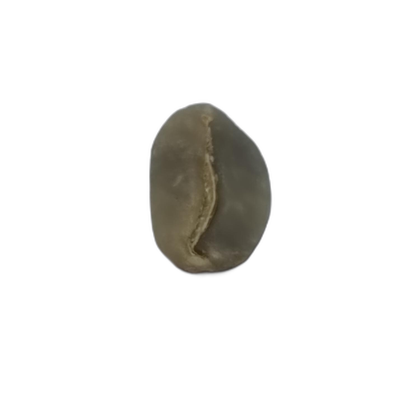
#> input picture Dataset/Tidak Cacad/Transparent/Tidak Cacad_transparent2.png, 420 x 420 px, shrunk from 1500 x 1500 before the run, found by its file name
$ jupyter execute --allow-errors Augmentation_tidakcacat.ipynb   (shell and % lines are left out)
#> lines starting #> are read from the running program, lines starting #| are printed output that depends on the picture
[cell 1]
import cv2
import glob
import matplotlib.pyplot as plt
import os,glob
import os
from os import listdir,makedirs
from os.path import isfile,join
import skimage
from skimage import data
import numpy as np
import matplotlib.pyplot as plt
from PIL import Image

dir_path = "C:/Users/LnData User/Documents/SEMESTER 7/FP SIFON/Coffee Beans Classification/Dataset/Tidak Cacad/"

#> (a cell that did not finish here is left out)

[cell 3]
# load image Cacat2.png from directory
image = Image.open(f'{dir_path}Transparent/Tidak Cacad_transparent2.png')
#> image is the input picture: PIL image 420x420 RGBA; mean R, G, B, A 8.8, 8.3, 6.7, 23.7

# rotating image in 30 degrees
image_rot_30 = image.rotate(30)
image_rot_30.save(f'{dir_path}Augmentation/Tidak Cacad2_30.png')

# rotating image in 45 degrees
image_rot_45 = image.rotate(45)
image_rot_45.save(f'{dir_path}Augmentation/Tidak Cacad2_45.png')

# rotating image in 60 degrees
image_rot_60 = image.rotate(60)
image_rot_60.save(f'{dir_path}Augmentation/Tidak Cacad2_60.png')

# rotating image in 90 degrees
image_rot_90 = image.rotate(90)
image_rot_90.save(f'{dir_path}Augmentation/Tidak Cacad2_90.png')

#> (a cell that did not finish here is left out)

#> (a cell that did not finish here is left out)

[cell 6]
# load image Cacat5.png from directory
image = Image.open(f'{dir_path}Transparent/Tidak Cacad_transparent5.png')
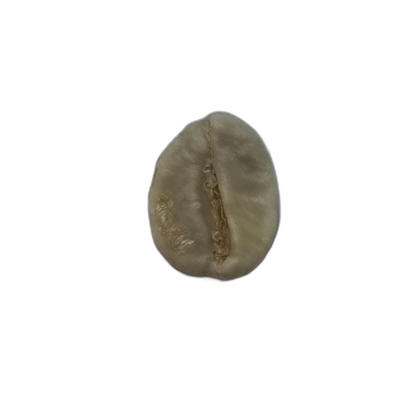
#> input picture Dataset/Tidak Cacad/Transparent/Tidak Cacad_transparent5.png, 420 x 420 px, shrunk from 1500 x 1500 before the run, found by its file name
#> image is the input picture: PIL image 420x420 RGBA; mean R, G, B, A 10.9, 10.1, 8, 25.2

# rotating image in 30 degrees
image_rot_30 = image.rotate(30)
image_rot_30.save(f'{dir_path}Augmentation/Tidak Cacad5_30.png')

# rotating image in 45 degrees
image_rot_45 = image.rotate(45)
image_rot_45.save(f'{dir_path}Augmentation/Tidak Cacad5_45.png')

# rotating image in 60 degrees
image_rot_60 = image.rotate(60)
image_rot_60.save(f'{dir_path}Augmentation/Tidak Cacad5_60.png')

# rotating image in 90 degrees
image_rot_90 = image.rotate(90)
image_rot_90.save(f'{dir_path}Augmentation/Tidak Cacad5_90.png')

#> (a cell that did not finish here is left out)

[cell 8]
# load image Cacat7.png from directory
image = Image.open(f'{dir_path}Transparent/Tidak Cacad_transparent7.png')
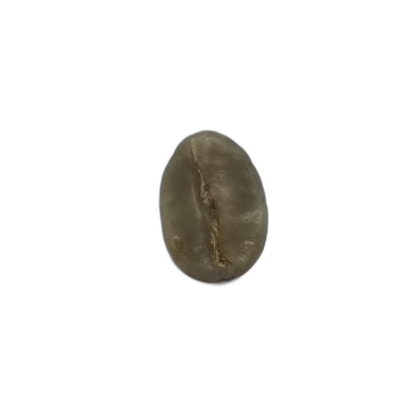
#> input picture Dataset/Tidak Cacad/Transparent/Tidak Cacad_transparent7.png, 420 x 420 px, shrunk from 1500 x 1500 before the run, found by its file name
#> image is the input picture: PIL image 420x420 RGBA; mean R, G, B, A 6.9, 6.3, 4.8, 18.9

# rotating image in 30 degrees
image_rot_30 = image.rotate(30)
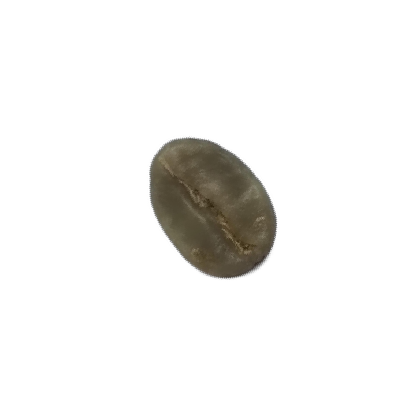
#> image_rot_30: PIL image 420x420 RGBA; mean R, G, B, A 6.9, 6.3, 4.8, 18.9; transparent parts drawn white
image_rot_30.save(f'{dir_path}Augmentation/Tidak Cacad7_30.png')

# rotating image in 45 degrees
image_rot_45 = image.rotate(45)
image_rot_45.save(f'{dir_path}Augmentation/Tidak Cacad7_45.png')

# rotating image in 60 degrees
image_rot_60 = image.rotate(60)
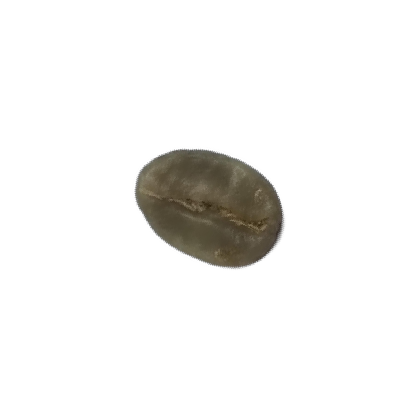
#> image_rot_60: PIL image 420x420 RGBA; mean R, G, B, A 6.9, 6.3, 4.8, 18.9; transparent parts drawn white
image_rot_60.save(f'{dir_path}Augmentation/Tidak Cacad7_60.png')

# rotating image in 90 degrees
image_rot_90 = image.rotate(90)
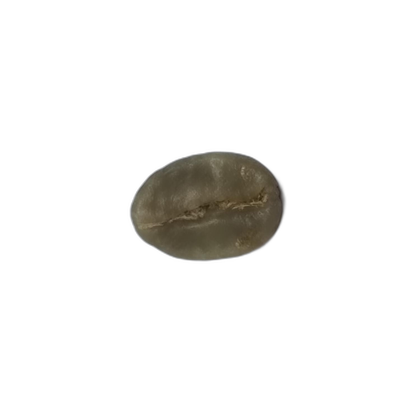
#> image_rot_90: PIL image 420x420 RGBA; mean R, G, B, A 6.9, 6.3, 4.8, 18.9; transparent parts drawn white
image_rot_90.save(f'{dir_path}Augmentation/Tidak Cacad7_90.png')

[cell 9]
# load image Cacat8.png from directory
image = Image.open(f'{dir_path}Transparent/Tidak Cacad_transparent8.png')
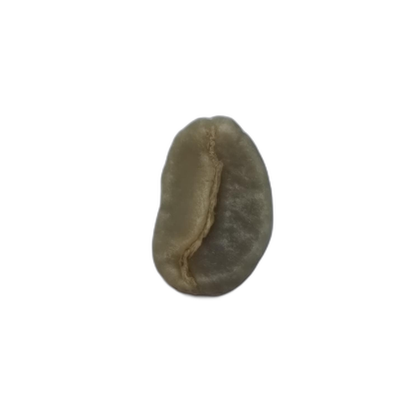
#> input picture Dataset/Tidak Cacad/Transparent/Tidak Cacad_transparent8.png, 420 x 420 px, shrunk from 1500 x 1500 before the run, found by its file name
#> image is the input picture: PIL image 420x420 RGBA; mean R, G, B, A 9.2, 8.5, 6.7, 24.7

# rotating image in 30 degrees
image_rot_30 = image.rotate(30)
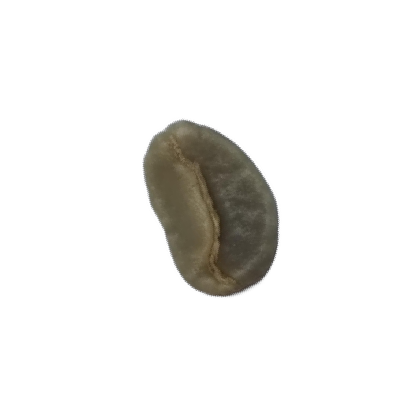
#> image_rot_30: PIL image 420x420 RGBA; mean R, G, B, A 9.2, 8.5, 6.7, 24.7; transparent parts drawn white
image_rot_30.save(f'{dir_path}Augmentation/Tidak Cacad8_30.png')

# rotating image in 45 degrees
image_rot_45 = image.rotate(45)
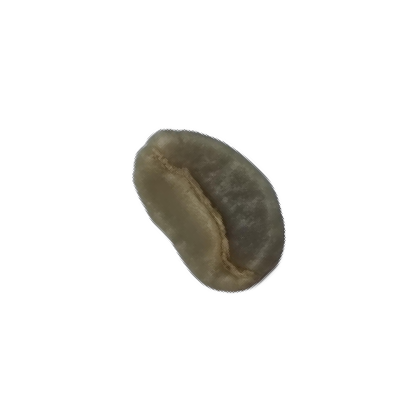
#> image_rot_45: PIL image 420x420 RGBA; mean R, G, B, A 9.2, 8.5, 6.7, 24.7; transparent parts drawn white
image_rot_45.save(f'{dir_path}Augmentation/Tidak Cacad8_45.png')

# rotating image in 60 degrees
image_rot_60 = image.rotate(60)
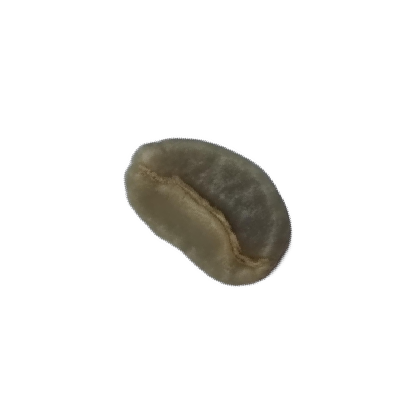
#> image_rot_60: PIL image 420x420 RGBA; mean R, G, B, A 9.2, 8.5, 6.7, 24.7; transparent parts drawn white
image_rot_60.save(f'{dir_path}Augmentation/Tidak Cacad8_60.png')

# rotating image in 90 degrees
image_rot_90 = image.rotate(90)
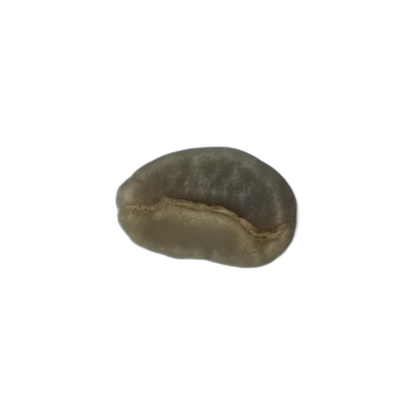
#> image_rot_90: PIL image 420x420 RGBA; mean R, G, B, A 9.2, 8.5, 6.7, 24.7; transparent parts drawn white
image_rot_90.save(f'{dir_path}Augmentation/Tidak Cacad8_90.png')
